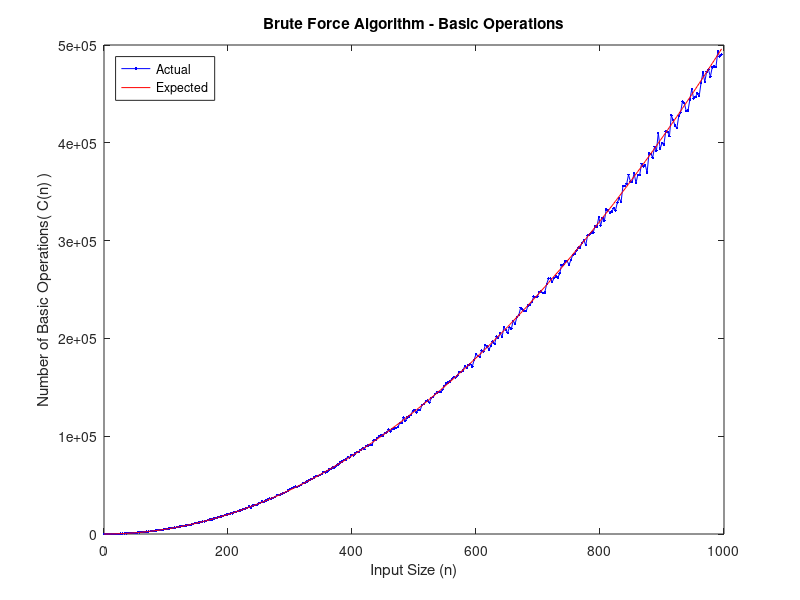
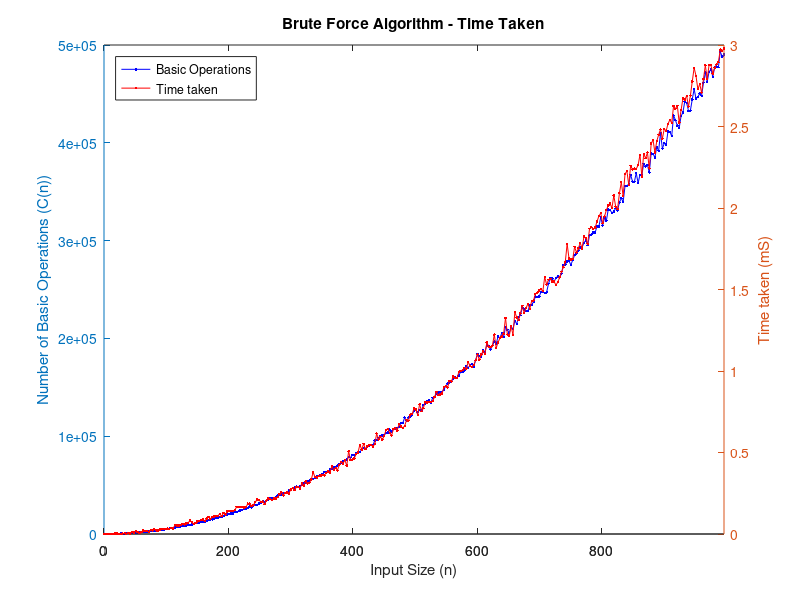
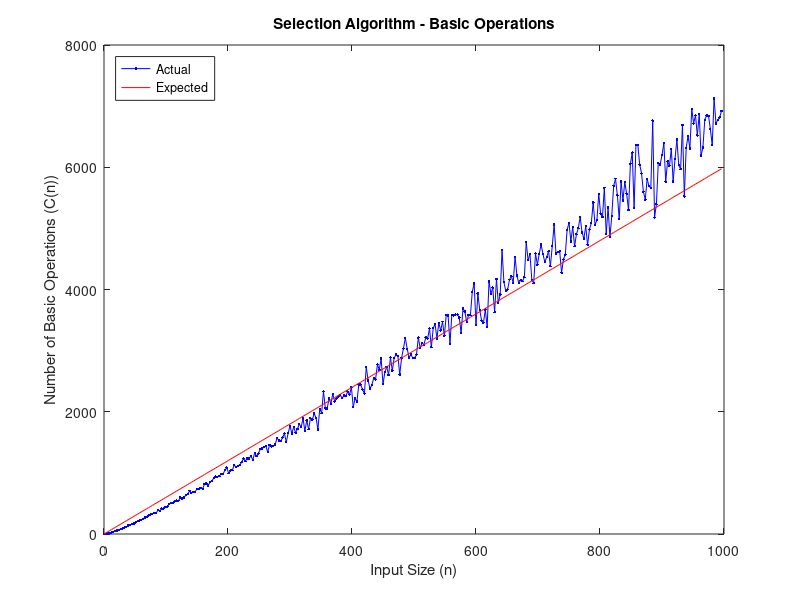
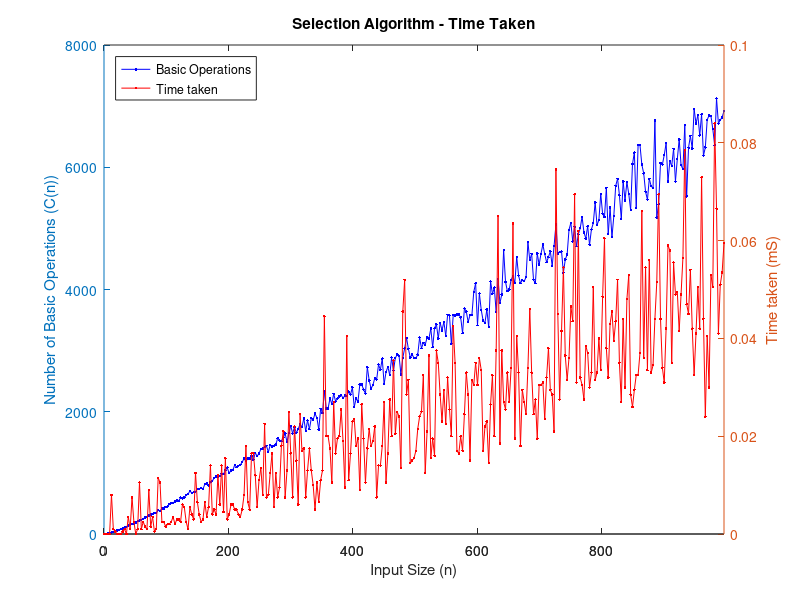

Here is the MATLAB script that generated these plots, in order:
clear; clc; close all;

result_array = csvread('results.csv',1,0);

input_size = result_array(:,1)';
brute_time_taken = result_array(:,2)';
brute_num_operations = result_array(:,3)';
select_time_taken = result_array(:,4)';
select_num_operations = result_array(:,5)';

brute_num_operations_expected = (1/2)* ((input_size.^2) - 1);
select_num_operations_expected = 6*(input_size.^1);

line_style_1 = '.b-';
line_style_2 = '.r-';
line_style_expected = 'r';

%% Plot Brute Force Efficiency

% plot the number of operations
figure();
% subplot(2,3,1);
plot(input_size, brute_num_operations, line_style_1);
hold on;
plot(input_size, brute_num_operations_expected, line_style_expected);
title('Brute Force Algorithm - Basic Operations');
xlabel('Input Size (n)');
ylabel('Number of Basic Operations( C(n) )');
legend('Actual','Expected', 'Location', 'NorthWest');
ylim([0 5*10^5])
hold off;

% Plot the time taken
figure();
%subplot(2,3,4);
[hAx,hLine1,hLine2] = plotyy(input_size, brute_num_operations, input_size, brute_time_taken);
hold on;
set(hLine1,'marker','.','linestyle','-','color','b');
set(hLine2,'marker','.','linestyle','-','color','r');
title('Brute Force Algorithm - Time Taken');
xlabel('Input Size (n)');
ylabel(hAx(1),'Number of Basic Operations (C(n))') % left y-axis
ylabel(hAx(2),'Time taken (mS)') % right y-axis
legend('Basic Operations','Time taken', 'Location', 'NorthWest');
hold off;

%% Plot Slection Efficiency

% plot the number of operations
figure();
%subplot(2,3,2);
plot(input_size, select_num_operations, line_style_1);
hold on;
plot(input_size, select_num_operations_expected, line_style_expected);
title('Selection Algorithm - Basic Operations');
xlabel('Input Size (n)');
ylabel('Number of Basic Operations (C(n))');
legend('Actual','Expected', 'Location', 'NorthWest');
hold off;

% Plot the time taken
figure();
%subplot(2,3,5);
[hAx,hLine1,hLine2] = plotyy(input_size, select_num_operations, input_size, select_time_taken);
hold on;
set(hLine1,'marker','.','linestyle','-','color','b');
set(hLine2,'marker','.','linestyle','-','color','r');
title('Selection Algorithm - Time Taken');
xlabel('Input Size (n)');
ylabel(hAx(1),'Number of Basic Operations (C(n))') % left y-axis
ylabel(hAx(2),'Time taken (mS)') % right y-axis
legend('Basic Operations','Time taken', 'Location', 'NorthWest');
hold off;

%% Direct comparison

% Plot the number of operations
figure();
%subplot(2,3,3);
plot(input_size, brute_num_operations, line_style_1);
hold on;
plot(input_size, select_num_operations, line_style_2);
title('Direct Comparison - Basic Operations');
xlabel('Input Size (n)');
ylabel('Number of Basic Operations( C(n) )');
legend('Brute Force','Selection', 'Location', 'NorthWest');
hold off;

% Plot the number of operations
figure();
%subplot(2,3,6);
plot(input_size, brute_time_taken, line_style_1);
hold on;
plot(input_size, select_time_taken, line_style_2);
title('Direct Comparison - Time Taken');
xlabel('Input Size (n)');
ylabel('Time taken (mS)');
legend('Brute Force','Selection', 'Location', 'NorthWest');
hold off;

percenatge_diff = sum((brute_num_operations-brute_num_operations_expected)./brute_num_operations_expected)/length(brute_num_operations_expected);
